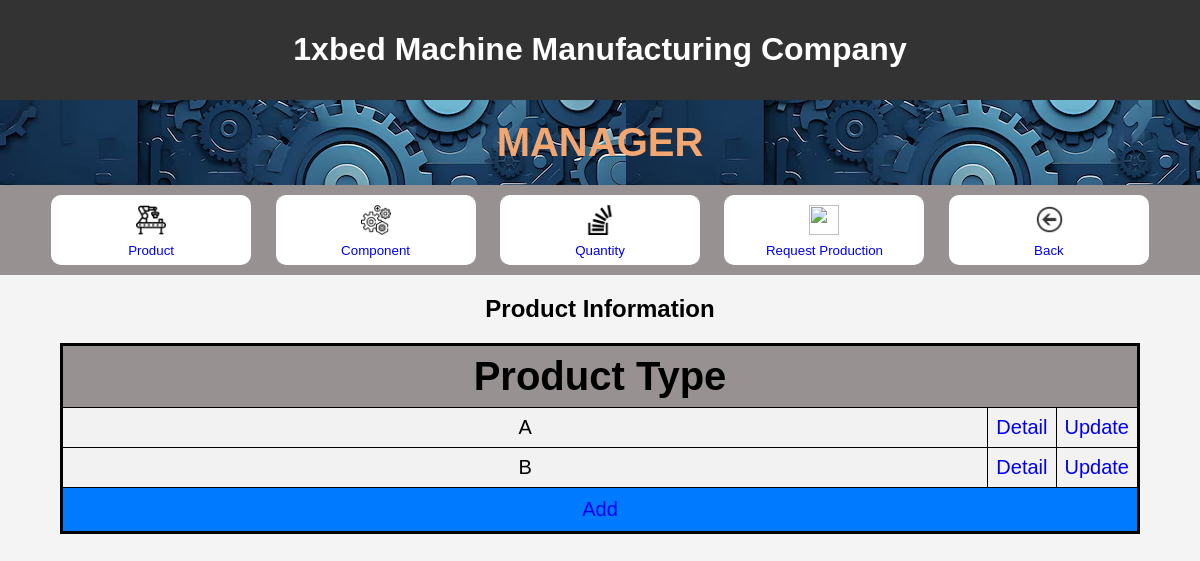
Screenshot of /manager/product with the database file from the repository.
### myproject/models.py (models this page shows)
class Product(models.Model):
    product_type = models.CharField(max_length=100)

### myproject/views.py (the view)
# urls.py: path("manager/product", views.Product_.main, name="manager/product"),
    def main(request):
        list_product = Product.objects.all()
        context = {"list_product": list_product}
        return render(request, "myproject/product/main.html", context)

### myproject/templates/myproject/product/main.html (shortened to what this page needs)
<!DOCTYPE html>
<html lang="en">
<head>
    {% load static %}
    <link rel="stylesheet" href="{% static 'css/welcomepage.css' %}">
</head>
<body>
    <header>
        <h1>
            1xbed Machine Manufacturing Company
        </h1>
    </header>
    <div id = headerweb>
        <h1 id = welcome>
        MANAGER
        </h1>
    </div>
    <div id = link>
        <div>
    <button id = choice ><a
    href="product">
        <img id =icon src="{% static 'img/product.png' %}"
        width="50"
        height="50" >
        <br>
        Product
    </a></button>
    <button id = choice><a
        href="component">
            <img id =icon src="{% static 'img/component.png' %}"
            width="50"
            height="50" >
            <br>
            Component
    </a></button>
    <button id = choice><a
        href="quantity">
            <img id =icon src="{% static 'img/quantity.png' %}"
            width="50"
            height="50" >
            <br>
            Quantity
    </a></button>
    <button id = choice><a
        href="request_production">
            <img id =icon src="{% static 'img/checker.png' %}"
            width="50"
            height="50" >
            <br>
            Request Production
    </a></button>
    <button id = choice>
        <a
        href="{% url 'homepage' %}">
        <img id =icon src="{% static 'img/back.png' %}"
        width="50"
        height="50">
        <br>
        Back
    </a> </button>
    </div>
</div>
<h2 > Product Information </h2>
<table border="1">
    <tr>
        <th colspan="3">Product Type</th>
    </tr>
{% for product in list_product %}
    <tr>
        <td id = maincol>{{ product.product_type }}</td>
        <td><a href="product/{{ product.product_type }}">{{"Detail"}}</a></td>
        <td width = 5%><a href="product/{{ product.product_type }}/update_product">{{"Update"}}</a></td>
    </tr>
{% endfor %}
<tr>
    <td id = add colspan="3">
        <a href="product/add_product" id="add" class="button">Add</a>
    </td>
</tr>
</table>
</body>
</html>

### myproject/static/css/welcomepage.css (style rules this page uses)
body { font-family: Arial, sans-serif; margin: 0; padding: 0; background-color: #f4f4f4; }
header { background-color: #333; color: #fff; padding: 10px 0; text-align: center; }
h1#welcome { background-image: url('logo.jpg'); font-size: 40px; margin: 0; padding: 20px 0; color: #f3a66f; text-align: center; font-style: bold; }
h2 { text-align: center; margin-bottom: 20px; color: black; }
button#choice { background-color: white; color: #fff; border: none; padding: 10px 20px; border-radius: 10px; cursor: pointer; position: center; width: 200px; height: 70px; margin: 10px; }
div#link { display: flex; justify-content: center; align-items: center; flex-wrap: wrap; background-color: #979191; height: 90px; }
table { width: 90%; border-collapse: collapse; background-color: #f2f2f2; font-size: 20px; border: 3px solid black; margin-top: 10px; margin: auto; }
td { border: 1px solid black; padding: 8px; text-align: center; }
td#add { background-color: #007bff; color: white; text-align: center; padding: 10px; height: 20px; }
a { display: inline-block; width: 100%; text-decoration: none; text-align: center; line-height: 20px; }
#maincol { width: 90%; }
th { border: 1px solid black; padding: 8px; text-align: center; font-size: 40px; background-color: #979191; }
img#icon { width: 30px; height: 30px; }

### rows the page displays
Product: product_type "A", value "Detail", value "Update"
Product: product_type "B", value "Detail", value "Update"
